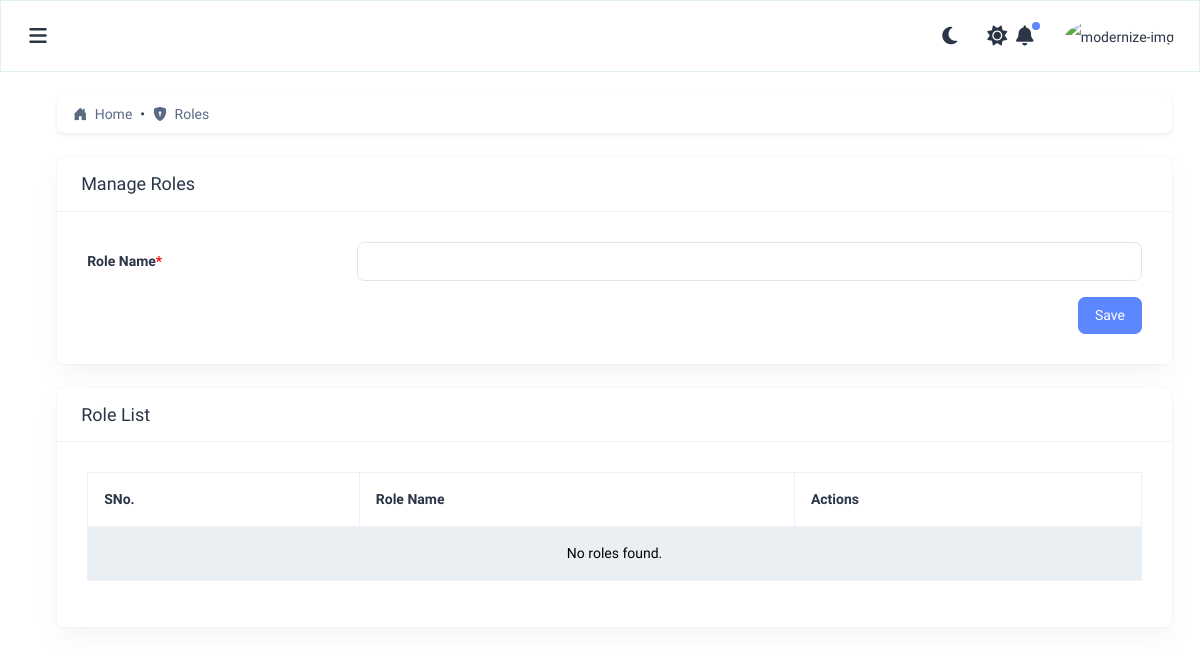
/roles/, run on an earlier commit of the app's database.
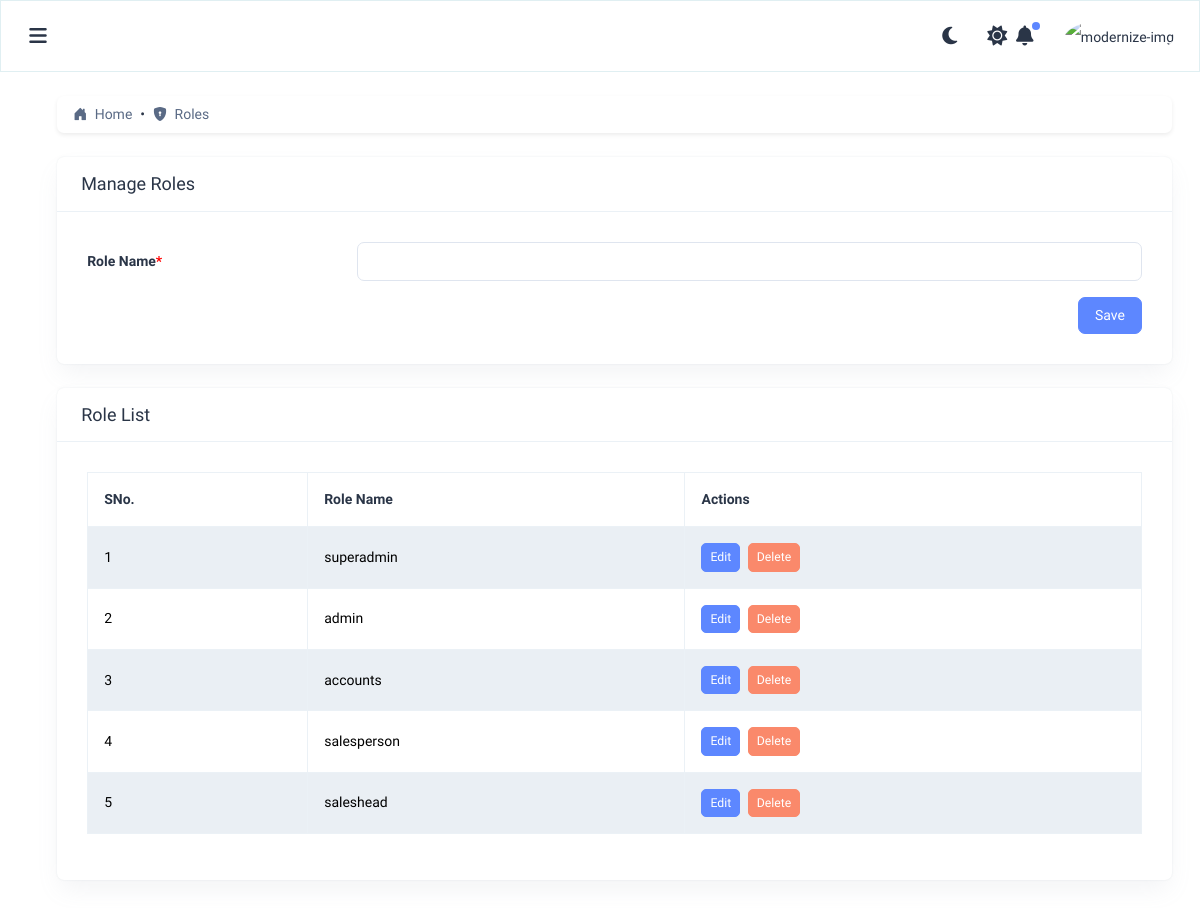
And on a later commit of the database.
### incentives/models.py (models this page shows, shortened)
class AuditMixin(models.Model):
    created_by = models.CharField(max_length=100, null=True, blank=True)
    updated_by = models.CharField(max_length=100, null=True, blank=True)
    created_at = models.DateTimeField(default=timezone.now)
    updated_at = models.DateTimeField(auto_now=True)
    class Meta:
        abstract = True

class Role(AuditMixin):
    name = models.CharField(max_length=50, unique=True)
    is_selectable = models.BooleanField(default=True)  # Hide 'superadmin' from UI

### incentives/views.py (the view)
# urls.py: path('roles/', views.roles, name='roles'),
def roles(request):
    edit_id = request.GET.get('edit')  # fetch edit id from query params if any
    if request.method == 'POST':
        if 'delete_id' in request.POST:  # Delete operation
            delete_id = request.POST.get('delete_id')
            role = get_object_or_404(Role, pk=delete_id)
            role.delete()
            return redirect('roles')
        else:  # Create or Update operation
            role_id = request.POST.get('id')
            instance = Role.objects.filter(pk=role_id).first() if role_id else None
            form = RoleForm(request.POST, instance=instance)
            if form.is_valid():
                form.save()
                return redirect('roles')
    else:
        instance = Role.objects.filter(pk=edit_id).first() if edit_id else None
        form = RoleForm(instance=instance)
    roles = Role.objects.all()
    return render(request, 'owner/settings/roles.html', {
        'form': form,
        'roles': roles,
        'title': 'Manage Roles',
        'button_label': 'Update' if edit_id else 'Save',
    })

### incentives/forms.py
class RoleForm(ModelForm):
    class Meta:
        model = Role
        fields = ['name', 'is_selectable']

### incentives/templates/owner/settings/roles.html (shortened to what this page needs)
{% extends 'layouts/layout.html' %}
{% load static %}
{% load form_filters %}
{% block content %}
<div class="card mb-4 shadow-sm">
  <div class="card-body py-2 px-3">
    <nav aria-label="breadcrumb">
      <ol class="breadcrumb mb-0">
        <li class="breadcrumb-item">
          <a href="{% url 'admin_dashboard' %}" class="text-decoration-none text-primary">
            <i class="bi bi-house-door-fill me-1"></i> Home
          </a>
        </li>
        <li class="breadcrumb-item active" aria-current="page">
          <i class="bi bi-shield-lock-fill me-1"></i> Roles
        </li>
      </ol>
    </nav>
  </div>
</div>
<div class="col-lg-12 mb-4">
  <div class="card">
    <div class="px-4 py-3 border-bottom">
      <h4 class="card-title mb-0">{{ title }}</h4>
    </div>
    <div class="card-body">
      <form method="post" novalidate>
        <div class="mb-3 row align-items-center">
          <label class="col-sm-3 col-form-label">Role Name<span class="mandy">*</span></label>
          <div class="col-sm-9">
            <input type="text" name="name" class="form-control" value="{{ form.name.value|default:'' }}" required>
          </div>
        </div>
        <div class="text-end">
          <button type="submit" class="btn btn-primary">{{ button_label }}</button>
        </div>
      </form>
    </div>
  </div>
</div>
<div class="col-lg-12">
  <div class="card">
    <div class="px-4 py-3 border-bottom">
      <h4 class="card-title mb-0">Role List</h4>
    </div>
    <div class="card-body">
      <div class="table-responsive">
        <table class="table table-bordered table-striped align-middle">
          <thead>
            <tr>
              <th>SNo.</th>
              <th>Role Name</th>
              <th>Actions</th>
            </tr>
          </thead>
          <tbody>
            {% for role in roles %}
            <tr>
              <td>{{ forloop.counter }}</td>
              <td>{{ role.name }}</td>
              <td>
                <a class="btn btn-primary btn-sm me-1" href="?edit={{ role.id }}">Edit</a>
                <form method="post" style="display:inline;">
                  <button type="submit" class="btn btn-danger btn-sm" onclick="return confirm('Are you sure you want to delete this role?')">Delete</button>
                </form>
              </td>
            </tr>
            {% empty %}
            <tr>
              <td colspan="3" class="text-center">No roles found.</td>
            </tr>
            {% endfor %}
          </tbody>
        </table>
      </div>
    </div>
  </div>
</div>
{% endblock %}

What changed in the data, as far as the page shows it:
added Role: name "superadmin"
added Role: name "admin"
added Role: name "accounts"
added Role: name "salesperson"
added Role: name "saleshead"
Also different on the page:
text no longer shown: "No roles found."
